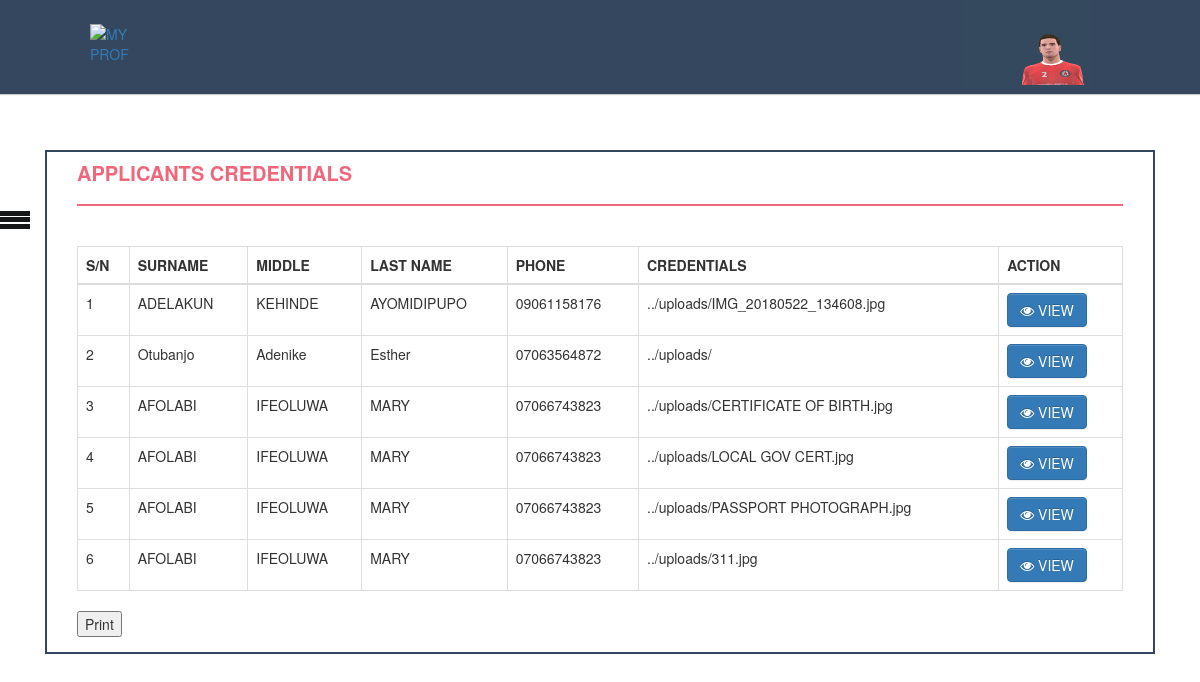
Screenshot of /admin/applicantCredentials.php (signed in) with the database file from the repository.
### tables this page shows
CREATE TABLE `application` (
  `appId` int(11) NOT NULL,
  `surname` varchar(255) NOT NULL,
  `middlename` varchar(255) NOT NULL,
  `lastname` varchar(255) NOT NULL,
  `email` varchar(255) NOT NULL,
  `phone` varchar(255) NOT NULL,
  `address` varchar(255) NOT NULL,
  `state` varchar(255) NOT NULL,
  `lga` varchar(255) NOT NULL,
  `gender` varchar(255) NOT NULL,
  `dob` varchar(255) NOT NULL,
  `religion` varchar(255) NOT NULL,
  `maritalStatus` varchar(255) NOT NULL,
  `fullname` varchar(255) NOT NULL,
  `relationship` varchar(255) NOT NULL,
  `sponsoraddress` varchar(255) NOT NULL,
  `sponsorphone` varchar(255) NOT NULL,
  `sponsoremail` varchar(255) NOT NULL,
  `sponsoroccupation` varchar(255) NOT NULL,
  `hobbies` varchar(255) NOT NULL,
  `disability` varchar(255) NOT NULL,
  `language` varchar(255) NOT NULL,
  `nokname` varchar(255) NOT NULL,
  `nokaddress` varchar(255) NOT NULL,
  `nokphone` varchar(255) NOT NULL,
  `eduname` varchar(255) NOT NULL,
  `edudate` varchar(255) NOT NULL,
  `certificate` varchar(255) NOT NULL,
  `firstchoice` varchar(255) NOT NULL,
  `secondchoice` varchar(255) NOT NULL,
  `code` varchar(255) NOT NULL,
  `date` date NOT NULL,
  `picture` varchar(255) NOT NULL,
  `bankslipno` varchar(255) NOT NULL,
  `totalatm` varchar(255) NOT NULL,
  `bankname` varchar(255) NOT NULL,
  `transdate` varchar(255) NOT NULL,
  `paymentitem` varchar(255) NOT NULL,
  `transid` varchar(255) NOT NULL,
  `processedate` date NOT NULL
);

CREATE TABLE `credentials` (
  `id` int(11) NOT NULL,
  `file_name` varchar(255) NOT NULL,
  `file_tmp` varchar(255) NOT NULL,
  `file_type` varchar(255) NOT NULL,
  `phone` varchar(255) NOT NULL
);

### admin/applicantCredentials.php (the view, shortened to what this page needs)
<?php include("includes/bkheader.php"); ?>
<?php include("includes/functions.php"); ?>
<?php include("includes/adminHead.php"); ?>
 <?php include("includes/adminMenu.php"); ?>
                                 <h4 class="page-head-line">APPLICANTS CREDENTIALS</h4>
  <?php
$sql=mysqli_query($connection,"select  application.*, credentials.*, credentials.id as credid
from  application join credentials on application.phone= credentials.phone");
   if(mysqli_num_rows($sql) == 0) {
     $failure = "Empty query, nothing found".mysqli_error($connection);
   } else{
  echo '             <table class="table table-bordered">
                                    <thead>
                                        <tr>
                                            <th>S/N</th>
                                                <th>SURNAME</th>
                                                <th>MIDDLE</th>
                                                <th>LAST NAME</th>
                                                 <th>PHONE</th>
                                                 <th>CREDENTIALS</th>
                                                 <th>ACTION</th>
                                        </tr>
                                    </thead>
                                    <tbody>  ';
   ?>
 <?php
$sn=0;
while($row=mysqli_fetch_array($sql))
{
$sn =$sn + 1;
?>
                                        <tr>
                                            <td><?php echo $sn;?></td>
                                             <td><?php echo ucfirst(htmlentities($row['surname']));?></td>
                                              <td><?php echo ucfirst(htmlentities($row['middlename']));?></td>
                                              <td><?php echo ucfirst(htmlentities($row['lastname']));?></td>
                                               <td><?php echo $ca= htmlentities($row['phone']);?></td>
                                               <td><?php echo $exam =htmlentities($row['file_name']);?></td>
                                            <?php
                                            echo "<td><a href='{$row["file_name"]}' target='_blank'><button  class='btn btn-primary' role='button'><i class='fa fa-eye '></i> VIEW</button></a></td>";
                                            ?>
                                        </tr>
<?php
}
} ?>
                                    </tbody>
                                </table>
      <div class="row">
     <div class="col-md-6">
       <div class="form-group">
          <input type="button" value="Print" onclick="javascript:printDiv('print')" />
      </div>
   </div>
 </div>
                </div>
        </div>
        </div>
 <?php require("includes/footer.php"); ?>

### admin/includes/bkheader.php (shortened to what this page needs)
<!doctype html>
<html>
<head>
    <link rel="stylesheet" href="https://stackpath.bootstrapcdn.com/bootstrap/4.1.0/css/bootstrap.min.css">
     <link rel="stylesheet" type="text/css" href="studentstyle.css">
 <link rel="stylesheet" href="https://cdnjs.cloudflare.com/ajax/libs/font-awesome/4.7.0/css/font-awesome.min.css">
<link rel="stylesheet" href="https://maxcdn.bootstrapcdn.com/bootstrap/3.3.7/css/bootstrap.min.css">
<link rel="stylesheet" href="https://maxcdn.bootstrapcdn.com/bootstrap/3.3.7/css/bootstrap-theme.min.css">
 <link href="https://cdnjs.cloudflare.com/ajax/libs/x-editable/1.5.1/bootstrap3-editable/css/bootstrap-editable.css" rel="stylesheet">
<link href="//netdna.bootstrapcdn.com/bootstrap/3.0.0/css/bootstrap.min.css" rel="stylesheet">
  <link   href="bootstrap3-editable/css/bootstrap-editable.css" rel="stylesheet">
</head>
<body>

### admin/includes/adminHead.php (shortened to what this page needs)
<div class="userheader">
<a href="index.php"><img src="https://www.depotterhealthtech.sch.ng/admin/images/logo.png" class="img-responsive" alt="MY PROFILE" width="40" height="40"></a>
 <div class="dropdown">
  <button class="dropbtn">
  <?php
    $username=$_SESSION['username'];
    $select_profile="SELECT * FROM admin WHERE username='$username'";
    $result=mysqli_query($connection,$select_profile);
    while($data=mysqli_fetch_array($result)){
    $picture=$data['picture'];
    echo "<br/>";
  echo "<img src='$picture' alt=\"My profile picture\" width='70' height='70' >";
 }
?>
  </button>
</div>
</div>

### admin/includes/adminMenu.php (shortened to what this page needs)
<div id="menus">
  <div class="toggle-btn" onclick="toggleSidebar()">
        <span></span>
        <span></span>
        <span></span>
  </div>
  </div>
   <div  id="print">
               <div class="container">
                            <div class="admincontent">

### admin/includes/footer.php (shortened to what this page needs)
            <link href="//netdna.bootstrapcdn.com/bootstrap/3.0.0/css/bootstrap.min.css" rel="stylesheet">
  <link   href="bootstrap3-editable/css/bootstrap-editable.css" rel="stylesheet">
<link rel="stylesheet" type="text/css" src="https://cdnjs.cloudflare.com/ajax/libs/bootstrap-datepicker/1.8.0/css/bootstrap-datepicker.min.css">
   <link rel="stylesheet" type="text/css" src="https://cdnjs.cloudflare.com/ajax/libs/bootstrap-datepicker/1.8.0/css/bootstrap-datepicker3.min.css">

### admin/studentstyle.css (style rules this page uses)
* { box-sizing: border-box; }
html, body { padding: 0px; margin: 0px; height: 100%; }
.page-head-line { font-weight: 900; padding-bottom: 20px; border-bottom: 2px solid #F0677C; text-transform: uppercase; color: #F0677C; font-size: 20px; margin-bottom: 40px; }
#menus { position: fixed; left: -200px; transition: all 600ms linear; z-index: 3; float: left; margin-top: 94px; margin-bottom: 200px; }
span { margin-right: 15px; }
.userheader { background-color: #35475e; box-shadow:0 1px 1px #ccc; padding: 20px 40px; height: 100px; color: #ffffff; box-sizing: border-box; top: -6px; position: fixed; width:100%; z-index: 10; -webkit-transition:top 0.3s; transition:top 0.3s; }
.admincontent { margin-top: 150px; border: 2px solid #35475e; height: auto; padding-right: 30px; padding-left: 30px; width: 100%; }
.userheader .dropbtn { background-color: #34495e; color: white; padding: 3px; font-size: 16px; border: none; }
.userheader .dropdown { position: relative; display: inline-block; float: right; margin-top: -20px; margin-right: 70px; }
.userheader .dropdown img { width: 70px; height: 85px; }
.userheader img { float: left; margin-left: 50px; margin-top: -20px; padding-top: 30px; }
.userheader .dropdown img { position: relative; padding-top : -10px; width: 70px; }
#menus .toggle-btn { position: absolute; left: 200px; top: 115px; }
#menus .toggle-btn span { display: block; width: 30px; height: 5px; background: #151719; margin: 5% 0%; }

### rows the page displays
application: surname "ADELAKUN", middlename "KEHINDE", lastname "AYOMIDIPUPO", credentials.phone "09061158176", credentials.file_name "../uploads/IMG_20180522_134608.jpg"
application: surname "Otubanjo", middlename "Adenike", lastname "Esther", credentials.phone "07063564872", credentials.file_name "../uploads/"
application: surname "AFOLABI", middlename "IFEOLUWA", lastname "MARY", credentials.phone "07066743823", credentials.file_name "../uploads/CERTIFICATE OF BIRTH.jpg", credentials.file_name "../uploads/LOCAL GOV CERT.jpg", credentials.file_name "../uploads/PASSPORT PHOTOGRAPH.jpg", credentials.file_name "../uploads/311.jpg"
